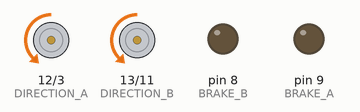
Recording of a sketch running on a simulated Arduino Uno, built with avr-gcc and run on an emulated ATmega328P. Parts: direction and speed pins drawn as motors (green arrow = direction pin HIGH = forward, orange = LOW = backward, longer = more drive), output pins drawn as LEDs (lit = HIGH).

Above: at 0.5 s.
At 3.0 s:
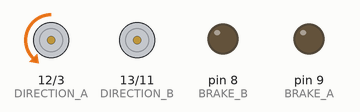
At 4.5 s:
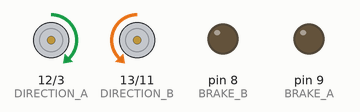
At 9.0 s:
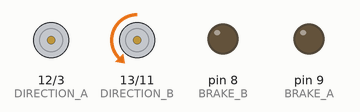
Timing chart, 0 to 9.8 s (numbered marks = the images above):
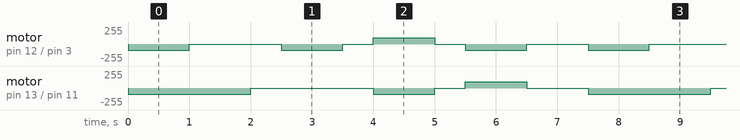

The sketch:

test_movement.ino
```cpp
/* Function to test movement for robot */


// pin numbers for motorshield:

/* A CHANNEL: LEFT SIDE
 * B CHANNEL: RIGHT SIDE
 */
int DIRECTION_A = 12;
int BRAKE_A = 9;
int PWM_A = 3;


int DIRECTION_B = 13;
int BRAKE_B = 8;
int PWM_B = 11;

int DRIVE_SPEED = 91;

void StartForward() {
  /* Function to have robot start driving forward */
  analogWrite(PWM_A, DRIVE_SPEED) ;
  analogWrite(PWM_B, DRIVE_SPEED);
  // both motor speed pwm pins are written to the desired drive speed
}

void Stop() {
  /* Function to have robot stop */
  analogWrite(PWM_A, 0);
  analogWrite(PWM_B, 0);
  // both motor channels are written to stop (pwm 0)
}

void TurnLeft(int turn_time) {
  /* Function to make robot perform gentle left turn for turn_time
   *  Parameter: int turn_time: time for turn to be perfomed (miliseconds)
   *  Action: robot performs gentle left turn; where right motors are set
   *     to drive_speed and left motors are stationary.
   */
  Stop();
  analogWrite(PWM_B, DRIVE_SPEED);
  delay(turn_time); // right side motors are driven while left is stopped
  Stop();
}

void TightLeft(int turn_time) {
  /* function to make robot perform tight turns in the left direction (anticlockwise)
   *  Parameter: turn_time: the time for the turn to be performed (miliseconds)
   *  Action: robot turns left for turn_time
    */
  Stop();
  // reverse left motor
  digitalWrite(DIRECTION_A, HIGH);
  analogWrite(PWM_A, DRIVE_SPEED);
  analogWrite(PWM_B, DRIVE_SPEED);
  delay(turn_time);
  Stop();
  // change back to normal motor direction
  digitalWrite(DIRECTION_A, LOW);

}
void TurnRight(int turn_time) {
  Stop();
  analogWrite(PWM_A, DRIVE_SPEED);
  delay(turn_time);
  Stop();
}

void TightRight(int turn_time) {
  /* Function for robot to perform a tight turn in the right direction (clockwise)
   *  Parameter: int turn_time: the time for the turn to be performed for (miliseconds)
   *  Action: robot turns clockwise for turn_time
   */
  Stop();
  digitalWrite(DIRECTION_B, HIGH);
  analogWrite(PWM_B, DRIVE_SPEED);
  analogWrite(PWM_A, DRIVE_SPEED);
  delay(turn_time);
  Stop();
  digitalWrite(DIRECTION_B, LOW);
}

void Reverse(int drive_time) {
  /* Function to make robot drive backwards for int drive_time
   *  Parameter: int drive_time: the time to drive backwards for, in miliseconds
   *  Action: robot drives backwards for drive_time in miliseconds
   */
  Stop();
  digitalWrite(DIRECTION_B, HIGH);
  digitalWrite(DIRECTION_A, HIGH);
  analogWrite(PWM_A, DRIVE_SPEED);
  analogWrite(PWM_B, DRIVE_SPEED);
  delay(drive_time);
  Stop();
  digitalWrite(DIRECTION_B, LOW);
  digitalWrite(DIRECTION_A, LOW);
}

void setup() {
  // put your setup code here, to run once:
  // pin setup for motorshield
  pinMode(DIRECTION_A, OUTPUT);
  pinMode(BRAKE_A, OUTPUT);
  pinMode(PWM_A, OUTPUT) ;

  pinMode(DIRECTION_B, OUTPUT);
  pinMode(BRAKE_B, OUTPUT);
  pinMode(PWM_B, OUTPUT);

  // disable braking on each channel
  digitalWrite(BRAKE_A, LOW);
  digitalWrite(BRAKE_B, LOW);
  // set up direction pins
  // Assuming wheels turn forward with direction pins LOW:
  digitalWrite(DIRECTION_A, LOW);
  digitalWrite(DIRECTION_B, LOW);
}

void loop() {
  // put your main code here, to run repeatedly:
  // move robot forward for 1 second:
  StartForward();
  delay(1000);
  Stop();
  // gentle left turn for 1 second, then wait 0.5 seconds:
  TurnLeft(1000);
  delay(500);
  // gentle right turn for 1 second, then wait 0.5 seconds:
  TurnRight(1000);
  delay(500);
  // tight left turn for 1 second, then wait 0.5 seconds:
  TightLeft(1000);
  delay(500);
  // tight right turn for 1 second, then wait 1 second:
  TightRight(1000);
  delay(1000);
}
```

Measured:
- by itself, motor on pin 13 (DIRECTION_B) / pin 11 (PWM_B): repeats every 7.5 s: stopped 2.0 s, backward 91/255 1.0 s, stopped 0.50 s, forward 91/255 1.0 s, stopped 1.0 s, backward 91/255 2.0 s
- by itself, motor on pin 12 (DIRECTION_A) / pin 3 (PWM_A): repeats every 7.5 s: stopped 1.5 s, backward 91/255 1.0 s, stopped 0.50 s, forward 91/255 1.0 s, stopped 0.50 s, backward 91/255 1.0 s, stopped 1.0 s, backward 91/255 1.0 s
